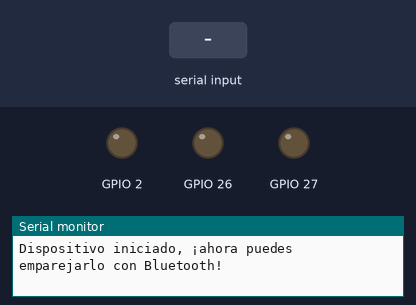
A sketch run on a simulated ESP32. Parts: output pins drawn as LEDs (lit = HIGH), the last lines printed to the serial monitor. The test bench sets the inputs (shaded band). Nothing arrives over Bluetooth unless stated.

Above: at 1.2 s.
1.3 s: "A" received over the second serial link
At 2.0 s:
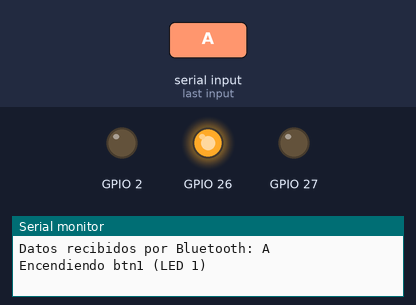
2.8 s: "B" received over the second serial link
At 3.4 s:
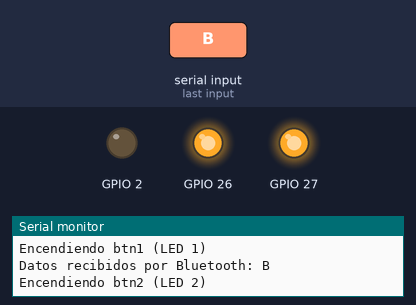
4.3 s: "a" received over the second serial link
At 5.5 s:
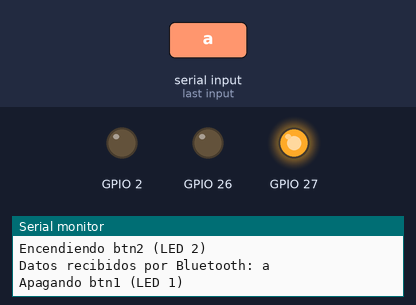
5.8 s: "C" received over the second serial link
At 6.6 s:
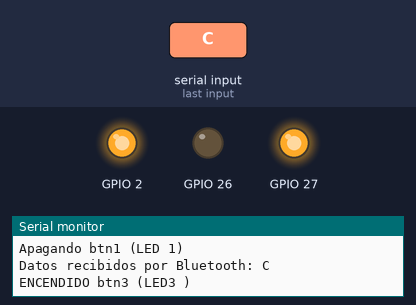
7.3 s: "b" received over the second serial link
At 8.0 s:
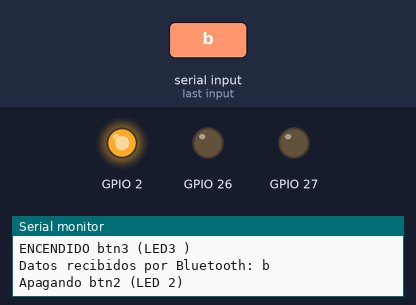
8.8 s: "A" received over the second serial link
At 10.2 s:
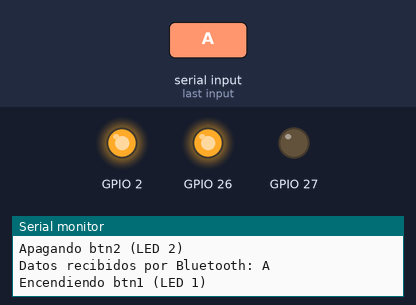
Timing chart, 0 to 11.3 s (numbered marks = the images above; inputs shaded):
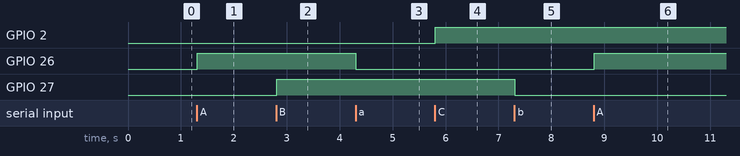

The sketch:

automati_bluettoh.ino
```cpp
#include "BluetoothSerial.h"

#if !defined(CONFIG_BT_ENABLED) || !defined(CONFIG_BLUEDROID_ENABLED)
#error Bluetooth is not enabled! Please run `make menuconfig` to enable it
#endif

BluetoothSerial SerialBT;

void setup() {
  Serial.begin(115200);  // Inicializa el puerto serie para ver los datos en el Monitor Serie
  pinMode(26, OUTPUT);
  pinMode(27, OUTPUT);
  pinMode(2, OUTPUT);

  SerialBT.begin("ESP32test");  // Nombre del dispositivo Bluetooth
  Serial.println("Dispositivo iniciado, ¡ahora puedes emparejarlo con Bluetooth!");
}

void loop() {
  // Esperar hasta que haya datos disponibles por Bluetooth
  while (!SerialBT.available()) {
    delay(10);  // No bloquear completamente el proceso
  }

  // Leer los datos entrantes
  String res = "";
  while (SerialBT.available()) {
    res += (char)SerialBT.read();  // Agregar cada carácter recibido a la cadena
    delay(1);  // Ajustar si es necesario
  }

  // Imprimir los datos recibidos en el Monitor Serie
  Serial.print("Datos recibidos por Bluetooth: ");
  Serial.println(res);  // Imprime la cadena completa recibida

  // Limpiar la cadena para evitar residuos de datos anteriores
  res.trim();

  // Asignando acciones según los comandos recibidos
  if (res == "A") {
    // Encender btn1
    Serial.println("Encendiendo btn1 (LED 1)");
    digitalWrite(26, HIGH); // Encender LED 1
  } else if (res == "a") {
    // Apagar btn1
    Serial.println("Apagando btn1 (LED 1)");
    digitalWrite(26, LOW); // Apagar LED 1
  } else if (res == "B") {
    // Encender btn2
    Serial.println("Encendiendo btn2 (LED 2)");
    digitalWrite(27, HIGH); // Encender LED 2
  } else if (res == "b") {
    // Apagar btn2
    Serial.println("Apagando btn2 (LED 2)");
    digitalWrite(27, LOW); // Apagar LED 2
  } else if (res == "C") {
    // Apagar btn2
    Serial.println("ENCENDIDO btn3 (LED3 )");
    digitalWrite(2, HIGH); // Apagar LED 2
    } else if (res == "c") {
    // Apagar btn2
    Serial.println("Apagando btn3 (LED 33)");
    digitalWrite(2, LOW); // Apagar LED 2
    }
    else{
    Serial.println("Comando desconocido");
  }
}
```

Measured:
- after the input at 1.3 s, GPIO 26: LOW → HIGH at once
- after the input at 2.8 s, GPIO 27: LOW → HIGH at once
- after the input at 4.3 s, GPIO 26: HIGH → LOW at once
- after the input at 5.8 s, GPIO 2: LOW → HIGH at once
- after the input at 7.3 s, GPIO 27: HIGH → LOW at once
- after the input at 8.8 s, GPIO 26: LOW → HIGH at once
